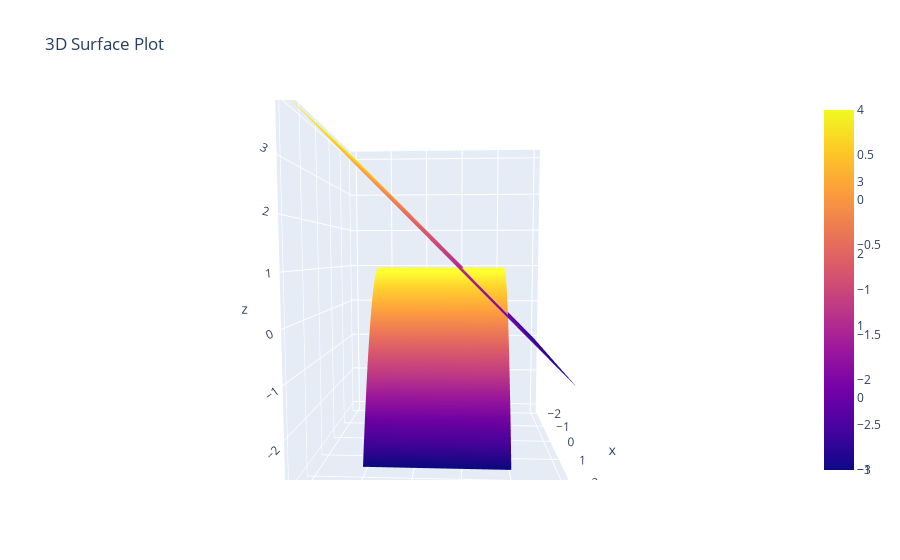

Notebook code cell kept with this figure:
### Code cell
pl = av.plot3d_parametric_surface(plane(x,y),(x,-2,3), (y,-2,3))
av.plot3d_parametric_surface(cilinder(x,y), (x,-1,2),(y,-1,2), fig = pl)

### Figure 1 — Plotly figure (JSON) as saved in the notebook; plotly's stock layout.template omitted (floating-point values rounded to 4 significant figures; data arrays with more than 128 entries replaced by an {"elided": "..."} marker saying what was removed)
{"data": [{"showlegend": false, "showscale": true, "type": "surface", "x": {"elided": "50x50 float values"}, "y": {"elided": "50x50 float values"}, "z": {"elided": "50x50 float values"}}, {"showlegend": false, "showscale": true, "type": "surface", "x": {"elided": "50x50 float values"}, "y": {"elided": "50x50 float values"}, "z": {"elided": "50x50 float values"}}], "layout": {"autosize": true, "scene": {"aspectmode": "data", "aspectratio": {"x": 0.8939, "y": 0.8939, "z": 1.251}, "camera": {"center": {"x": 0, "y": 0, "z": 0}, "eye": {"x": 1.76, "y": 0.08047, "z": 0.1323}, "projection": {"type": "perspective"}, "up": {"x": 0, "y": 0, "z": 1}}}, "title": {"text": "3D Surface Plot"}, "xaxis": {"title": {"text": "X"}}, "yaxis": {"title": {"text": "Y"}}}}
